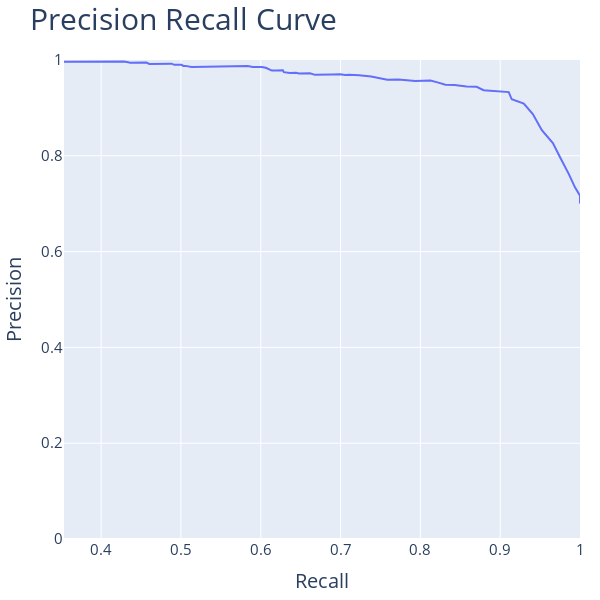

Source (notebook cell):
### Code cell
fig = px.line(df_precision_recall_curve, x="Recall", y="Precision", width=600, height=600, title="Precision Recall Curve")
fig.update_layout(
    yaxis_range=[0, 1],
    margin=dict(l=20, r=20, t=60, b=20),
    showlegend=False,
    title=dict(font=dict(size=30)),
    yaxis=dict(tickfont=dict(size=15), title_font=dict(size=20)),
    xaxis=dict(tickfont=dict(size=15), title_font=dict(size=20)),
)
fig.write_image("../images/precision_recall_curve.pdf")
fig.show()
